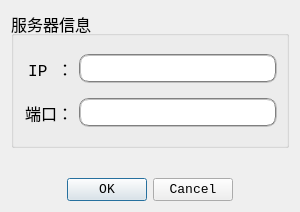
<?xml version="1.0" encoding="UTF-8"?>
<ui version="4.0">
 <class>ConnectDialog</class>
 <widget class="QDialog" name="ConnectDialog">
  <property name="geometry">
   <rect>
    <x>0</x>
    <y>0</y>
    <width>300</width>
    <height>212</height>
   </rect>
  </property>
  <property name="windowTitle">
   <string>连接至服务器</string>
  </property>
  <layout class="QVBoxLayout" name="verticalLayout">
   <item>
    <widget class="QGroupBox" name="groupBox">
     <property name="font">
      <font>
       <family>Consolas</family>
       <pointsize>12</pointsize>
      </font>
     </property>
     <property name="title">
      <string>服务器信息</string>
     </property>
     <layout class="QVBoxLayout" name="verticalLayout_2">
      <item>
       <layout class="QHBoxLayout" name="horizontalLayout">
        <item>
         <widget class="QLabel" name="label_2">
          <property name="sizePolicy">
           <sizepolicy hsizetype="Fixed" vsizetype="Preferred">
            <horstretch>0</horstretch>
            <verstretch>0</verstretch>
           </sizepolicy>
          </property>
          <property name="minimumSize">
           <size>
            <width>50</width>
            <height>0</height>
           </size>
          </property>
          <property name="text">
           <string>IP ：</string>
          </property>
          <property name="alignment">
           <set>Qt::AlignRight|Qt::AlignTrailing|Qt::AlignVCenter</set>
          </property>
         </widget>
        </item>
        <item>
         <widget class="QLineEdit" name="lineEdit">
          <property name="sizePolicy">
           <sizepolicy hsizetype="Preferred" vsizetype="Fixed">
            <horstretch>0</horstretch>
            <verstretch>0</verstretch>
           </sizepolicy>
          </property>
          <property name="styleSheet">
           <string notr="true">border:2px groove gray;border-radius:10px;padding:2px 4px</string>
          </property>
          <property name="alignment">
           <set>Qt::AlignCenter</set>
          </property>
         </widget>
        </item>
       </layout>
      </item>
      <item>
       <layout class="QHBoxLayout" name="horizontalLayout_2">
        <item>
         <widget class="QLabel" name="label_3">
          <property name="sizePolicy">
           <sizepolicy hsizetype="Fixed" vsizetype="Preferred">
            <horstretch>0</horstretch>
            <verstretch>0</verstretch>
           </sizepolicy>
          </property>
          <property name="minimumSize">
           <size>
            <width>50</width>
            <height>0</height>
           </size>
          </property>
          <property name="text">
           <string>端口：</string>
          </property>
          <property name="alignment">
           <set>Qt::AlignRight|Qt::AlignTrailing|Qt::AlignVCenter</set>
          </property>
         </widget>
        </item>
        <item>
         <widget class="QLineEdit" name="lineEdit_2">
          <property name="sizePolicy">
           <sizepolicy hsizetype="Preferred" vsizetype="Fixed">
            <horstretch>0</horstretch>
            <verstretch>0</verstretch>
           </sizepolicy>
          </property>
          <property name="styleSheet">
           <string notr="true">border:2px groove gray;border-radius:10px;padding:2px 4px</string>
          </property>
          <property name="alignment">
           <set>Qt::AlignCenter</set>
          </property>
         </widget>
        </item>
       </layout>
      </item>
     </layout>
    </widget>
   </item>
   <item>
    <widget class="QLabel" name="label">
     <property name="sizePolicy">
      <sizepolicy hsizetype="Preferred" vsizetype="Maximum">
       <horstretch>0</horstretch>
       <verstretch>0</verstretch>
      </sizepolicy>
     </property>
     <property name="font">
      <font>
       <family>Consolas</family>
       <pointsize>12</pointsize>
      </font>
     </property>
     <property name="text">
      <string/>
     </property>
     <property name="alignment">
      <set>Qt::AlignCenter</set>
     </property>
    </widget>
   </item>
   <item>
    <widget class="QDialogButtonBox" name="buttonBox">
     <property name="font">
      <font>
       <family>Consolas</family>
       <pointsize>10</pointsize>
      </font>
     </property>
     <property name="orientation">
      <enum>Qt::Horizontal</enum>
     </property>
     <property name="standardButtons">
      <set>QDialogButtonBox::Cancel|QDialogButtonBox::Ok</set>
     </property>
     <property name="centerButtons">
      <bool>true</bool>
     </property>
    </widget>
   </item>
  </layout>
 </widget>
 <resources/>
 <connections>
  <connection>
   <sender>buttonBox</sender>
   <signal>rejected()</signal>
   <receiver>ConnectDialog</receiver>
   <slot>reject()</slot>
   <hints>
    <hint type="sourcelabel">
     <x>316</x>
     <y>260</y>
    </hint>
    <hint type="destinationlabel">
     <x>286</x>
     <y>274</y>
    </hint>
   </hints>
  </connection>
 </connections>
</ui>
